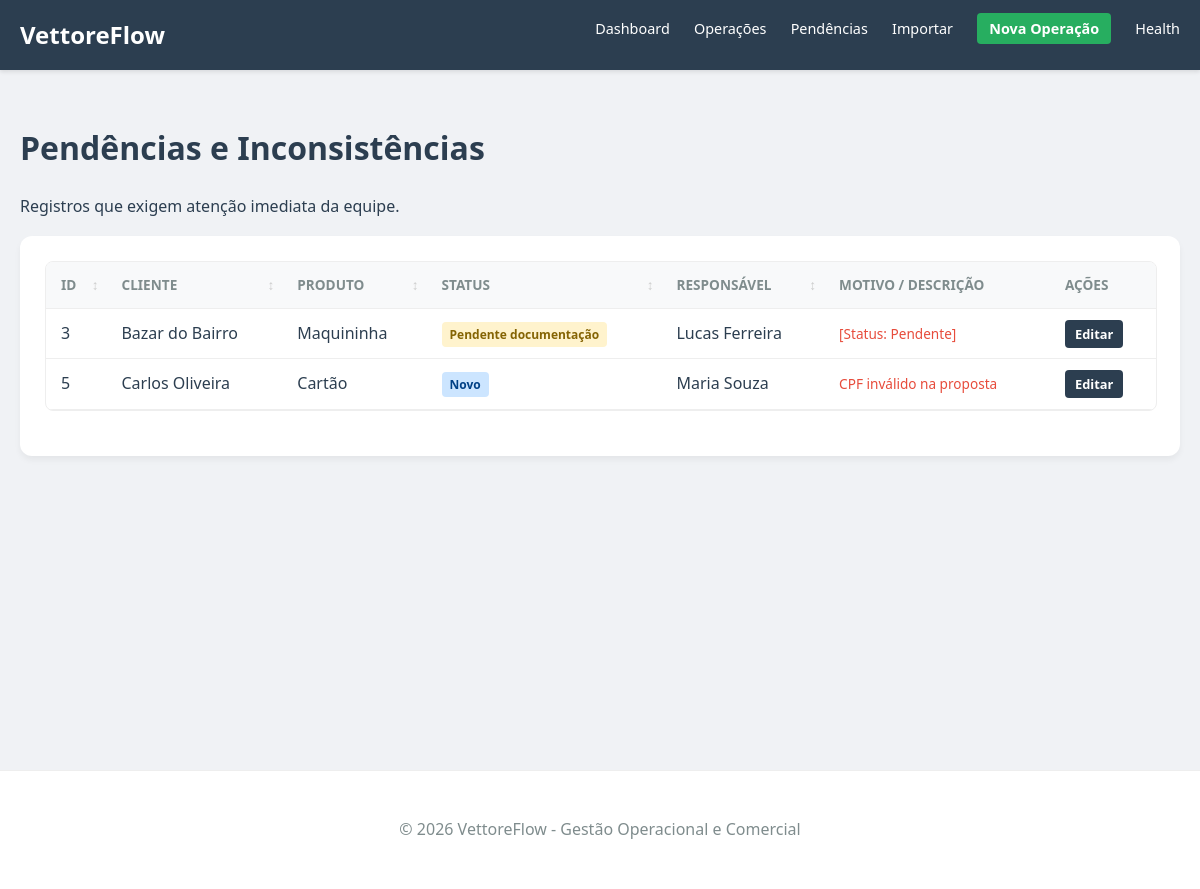
Before: /pendencias with the older database file.
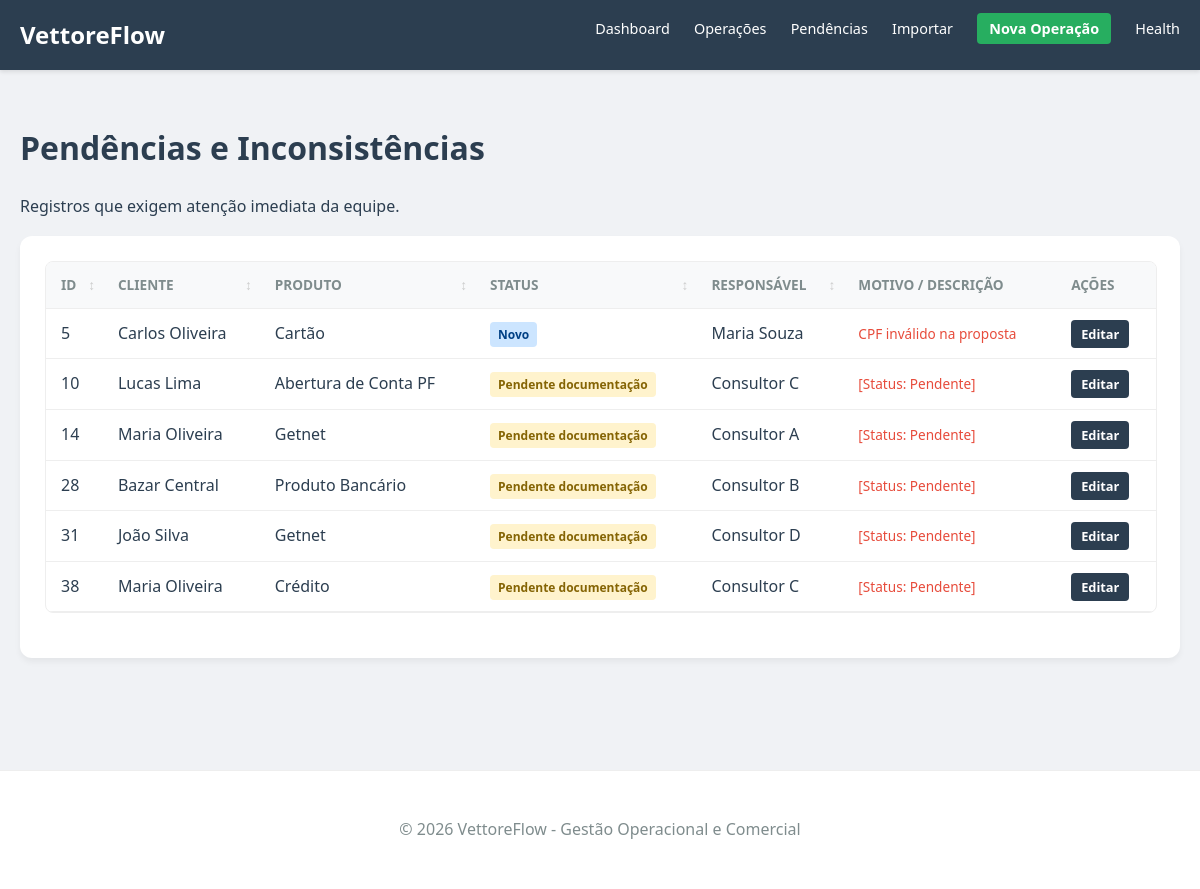
After: the same page with the newer database file.
### app/models/operacao.py (models this page shows, shortened)
class Operacao(db.Model):
    __tablename__ = 'operacoes'
    id = db.Column(db.Integer, primary_key=True)
    data_atendimento = db.Column(db.Date, nullable=False, default=datetime.utcnow)
    cliente_nome = db.Column(db.String(150), nullable=False)
    cpf_cnpj = db.Column(db.String(20), nullable=False)
    produto = db.Column(db.String(100), nullable=False)
    status = db.Column(db.String(50), nullable=False)
    canal_origem = db.Column(db.String(100))
    responsavel = db.Column(db.String(100))
    equipe = db.Column(db.String(100))
    cidade = db.Column(db.String(100))
    uf = db.Column(db.String(2))
    valor_estimado = db.Column(db.Numeric(12, 2), default=0.0)
    observacao = db.Column(db.Text)
    possui_inconsistencia = db.Column(db.Boolean, default=False)
    descricao_inconsistencia = db.Column(db.Text)
    data_criacao = db.Column(db.DateTime, default=datetime.utcnow)

### app/web/routes.py (the view)
@web.route('/pendencias')
def listar_pendencias():
    pendencias = OperacaoService.listar_pendencias()
    return render_template('pendencias.html', pendencias=pendencias)

### app/services/operacao_service.py (called while the page is built)
    @staticmethod
    def listar_pendencias():
        return Operacao.query.filter(
            (Operacao.status == 'Pendente documentação') |
            (Operacao.possui_inconsistencia == True)
        ).all()

### app/templates/pendencias.html (shortened to what this page needs)
{% extends "base.html" %}
{% block content %}
    <h1>Pendências e Inconsistências</h1>
    <p>Registros que exigem atenção imediata da equipe.</p>
    <div class="card">
        {% if pendencias %}
        <div class="table-responsive">
            <table class="data-table">
                <thead>
                    <tr>
                        <th class="sortable">ID</th>
                        <th class="sortable">Cliente</th>
                        <th class="sortable">Produto</th>
                        <th class="sortable">Status</th>
                        <th class="sortable">Responsável</th>
                        <th>Motivo / Descrição</th>
                        <th>Ações</th>
                    </tr>
                </thead>
                <tbody>
                    {% for p in pendencias %}
                    <tr>
                        <td>{{ p.id }}</td>
                        <td>{{ p.cliente_nome }}</td>
                        <td>{{ p.produto }}</td>
                        <td><span class="status-badge {{ p.status.lower().replace(' ', '-') }}">{{ p.status }}</span></td>
                        <td>{{ p.responsavel }}</td>
                        <td class="danger-text">
                            {% if p.status == 'Pendente documentação' %}
                                [Status: Pendente]
                            {% endif %}
                            {% if p.possui_inconsistencia %}
                                {{ p.descricao_inconsistencia }}
                            {% endif %}
                        </td>
                        <td>
                            <a href="{{ url_for('web.editar_operacao', id=p.id) }}" class="btn-edit">Editar</a>
                        </td>
                    </tr>
                    {% endfor %}
                </tbody>
            </table>
        </div>
        {% else %}
        <div class="empty-state success-state">
            <p>Excelente! Não há pendências registradas.</p>
        </div>
        {% endif %}
    </div>
{% endblock %}

### app/templates/base.html (shortened to what this page needs)
<!DOCTYPE html>
<html lang="pt-br">
<head>
    <link rel="stylesheet" href="{{ url_for('static', filename='css/style.css') }}">
</head>
<body>
    <header>
        <nav>
            <a href="{{ url_for('web.index') }}" class="brand">VettoreFlow</a>
            <div class="links">
                <a href="{{ url_for('web.index') }}">Dashboard</a>
                <a href="{{ url_for('web.listar_operacoes') }}">Operações</a>
                <a href="{{ url_for('web.listar_pendencias') }}">Pendências</a>
                <a href="{{ url_for('web.importar') }}">Importar</a>
                <a href="{{ url_for('web.nova_operacao') }}" class="btn-nav">Nova Operação</a>
                <a href="/api/health" target="_blank">Health</a>
            </div>
        </nav>
    </header>
    <main>
        {% block content %}{% endblock %}
    </main>
    <footer>
        <p>&copy; 2026 VettoreFlow - Gestão Operacional e Comercial</p>
    </footer>
</body>
</html>

### app/static/css/style.css (style rules this page uses)
:root { --primary: #2c3e50; --secondary: #34495e; --success: #27ae60; --warning: #f39c12; --danger: #e74c3c; --light: #ecf0f1; --dark: #2c3e50; --white: #ffffff; }
body { font-family: 'Segoe UI', Tahoma, Geneva, Verdana, sans-serif; line-height: 1.6; margin: 0; padding: 0; background-color: #f0f2f5; color: var(--dark); }
header { background: var(--primary); color: var(--white); padding: 1rem 0; box-shadow: 0 2px 4px rgba(0,0,0,0.1); }
nav { max-width: 1200px; margin: auto; display: flex; justify-content: space-between; padding: 0 20px; }
nav .brand { font-size: 1.5rem; font-weight: bold; color: var(--white); text-decoration: none; }
nav .links a { color: var(--white); margin-left: 20px; text-decoration: none; font-size: 0.9rem; }
main { padding: 30px 20px; max-width: 1200px; margin: auto; min-height: 80vh; }
h1, h2, h3 { color: var(--primary); }
.card { background: var(--white); padding: 25px; border-radius: 12px; box-shadow: 0 4px 6px rgba(0,0,0,0.05); margin-bottom: 25px; }
.data-table { width: 100%; border-collapse: collapse; margin-top: 10px; }
.data-table th, .data-table td { text-align: left; padding: 12px 15px; border-bottom: 1px solid #eee; }
.data-table th { background-color: #f8f9fa; color: #7f8c8d; font-size: 0.85rem; text-transform: uppercase; }
.status-badge { padding: 4px 8px; border-radius: 4px; font-size: 0.75rem; font-weight: bold; }
.pendente-documentação { background: #fff3cd; color: #856404; }
.novo, .em-análise { background: #cce5ff; color: #004085; }
.danger-text { color: var(--danger); font-size: 0.85rem; }
footer { text-align: center; padding: 30px; background: #fff; color: #7f8c8d; border-top: 1px solid #eee; }
.btn-nav { background: var(--success); color: white !important; padding: 6px 12px; border-radius: 4px; font-weight: bold; text-decoration: none; }
.table-responsive { width: 100%; overflow-x: auto; max-height: 400px; overflow-y: auto; border: 1px solid #eee; border-radius: 8px; margin-bottom: 20px; }
.table-responsive .data-table { margin-top: 0; }
.table-responsive thead th { position: sticky; top: 0; z-index: 10; background-color: #f8f9fa; }
.sortable { cursor: pointer; position: relative; padding-right: 20px !important; }
.sortable:after { content: '↕'; position: absolute; right: 8px; color: #ccc; }
.btn-edit { background-color: var(--primary); color: white; padding: 5px 10px; border-radius: 4px; text-decoration: none; font-size: 0.8rem; font-weight: bold; }

Changed rows visible on the page:
no longer on this page (row edited): Operacao: id "3", cliente_nome "Bazar do Bairro", produto "Maquininha", status "Pendente documentação", responsavel "Lucas Ferreira", shows "[Status: Pendente]"
added Operacao: id "10", cliente_nome "Lucas Lima", produto "Abertura de Conta PF", status "Pendente documentação", responsavel "Consultor C", shows "[Status: Pendente]"
added Operacao: id "14", cliente_nome "Maria Oliveira", produto "Getnet", status "Pendente documentação", responsavel "Consultor A", shows "[Status: Pendente]"
added Operacao: id "28", cliente_nome "Bazar Central", produto "Produto Bancário", status "Pendente documentação", responsavel "Consultor B", shows "[Status: Pendente]"
added Operacao: id "31", cliente_nome "João Silva", produto "Getnet", status "Pendente documentação", responsavel "Consultor D", shows "[Status: Pendente]"
added Operacao: id "38", cliente_nome "Maria Oliveira", produto "Crédito", status "Pendente documentação", responsavel "Consultor C", shows "[Status: Pendente]"
